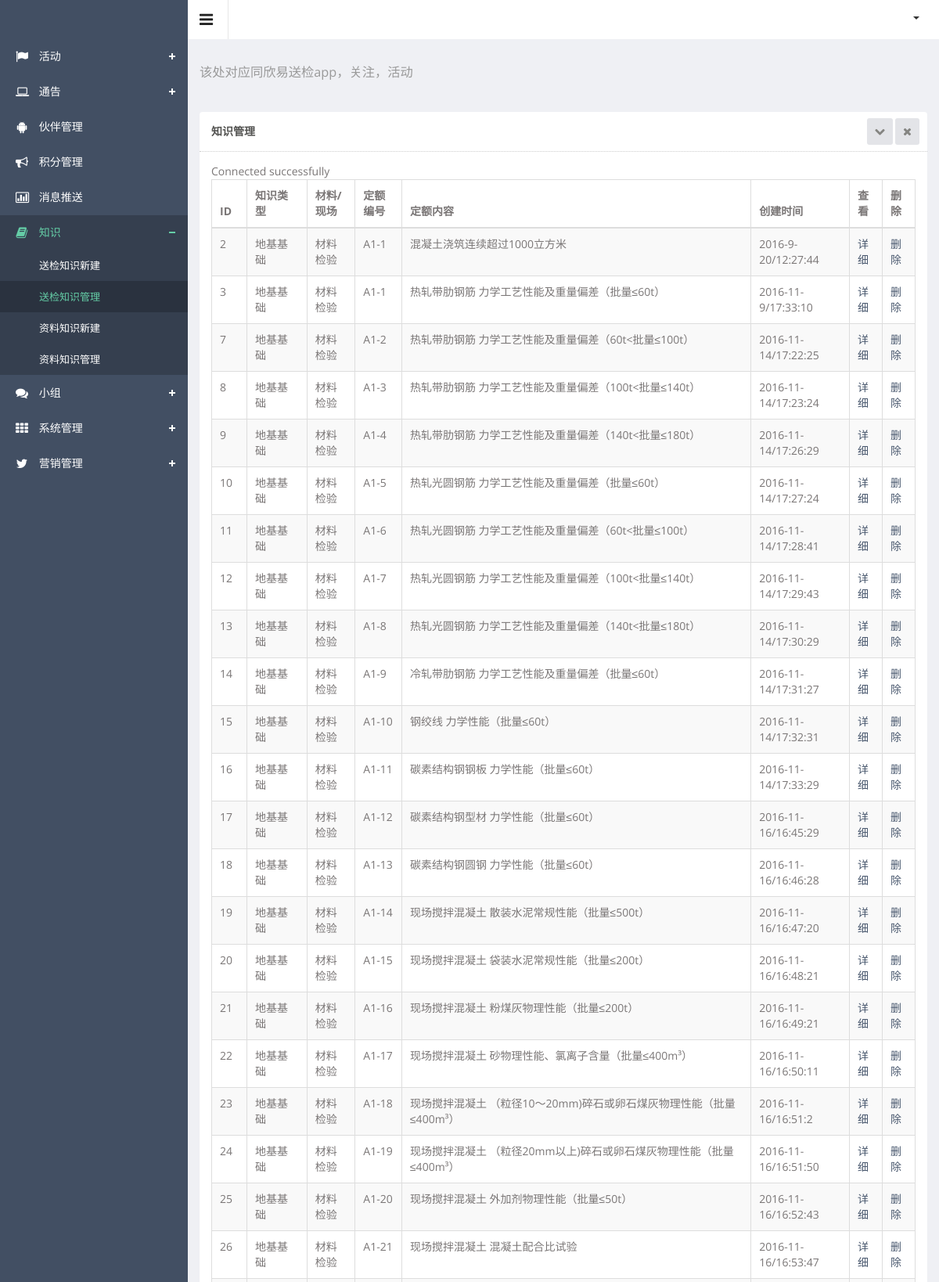
Screenshot of /admin/plus/zsgl.php (upper part) with the database file from the repository.
### admin/plus/zsgl.php (the view, shortened to what this page needs)
<!DOCTYPE html>
<html lang="en">
<head>
  <link href="../css/clndr.css" rel="stylesheet">
  <link href="../css/style.css" rel="stylesheet">
  <link href="../css/style-responsive.css" rel="stylesheet">
  <link rel="stylesheet" href="../js/data-tables/DT_bootstrap.css" />
  <link rel="stylesheet" type="text/css" href="../js/bootstrap-datetimepicker/css/datetimepicker-custom.css" />
</head>
<body class="sticky-header">
<section>
    <div class="left-side sticky-left-side">
        <div class="logo">
        </div>
        <div class="left-side-inner">
            <ul class="nav nav-pills nav-stacked custom-nav">
                <li class="menu-list"><a href="#"><i class="fa fa-flag"></i> <span>活动</span></a>
                </li>
                <li class="menu-list"><a href=""><i class="fa fa-laptop"></i> <span>通告</span></a>
                </li>
                <li><a href="hbgl.php"><i class="fa fa-android"></i> <span>伙伴管理</span></a></li>
                <li><a href="jfgl.php"><i class="fa fa-bullhorn"></i> <span>积分管理</span></a></li>
                <li><a href="xxts.php"><i class="fa fa-bar-chart-o"></i> <span>消息推送</span></a></li>
                <li class="menu-list nav-active"><a href=""><i class="fa fa-book"></i> <span>知识</span></a>
                    <ul class="sub-menu-list">
                        <li><a href="zsxj.php">送检知识新建</a></li>
                        <li class="active"><a href="zsgl.php">送检知识管理</a></li>
                        <li><a href="zlzsxj.php">资料知识新建</a></li>
                        <li><a href="zlzsgl.php">资料知识管理</a></li>
                    </ul>
                </li>
                <li class="menu-list"><a href=""><i class="fa fa-comments"></i> <span>小组</span></a>
                </li>
                <li class="menu-list"><a href=""><i class="fa fa-th"></i> <span>系统管理</span></a>
                </li>
                <li class="menu-list"><a href=""><i class="fa fa-twitter"></i> <span>营销管理</span></a>
                </li>
            </ul>
        </div>
    </div>
    <div class="main-content" >
        <div class="header-section">
            <a class="toggle-btn"><i class="fa fa-bars"></i></a>
            <div class="menu-right">
                <ul class="notification-menu">
                    <li>
                        <a href="#" class="btn btn-default dropdown-toggle" data-toggle="dropdown">
                            <span class="caret"></span>
                        </a>
                    </li>
                </ul>
            </div>
        </div>
        <div class="page-heading">
            <h3>
            	<small>该处对应同欣易送检app，关注，活动</small>
            </h3>
        </div>
        <div class="wrapper">
            <div class="row">
                <div class="col-md-12">
                    <section class="panel">
                        <header class="panel-heading">
                        	知识管理
                              <span class="tools pull-right">
                                <a class="fa fa-chevron-down" href="javascript:;"></a>
                                <a class="fa fa-times" href="javascript:;"></a>
                             </span>
                        </header>
                        <div class="panel-body">
                        	<div class="adv-table editable-table ">
                        		<table class="table table-striped table-hover table-bordered" id="editable-sample">
                        			<thead>
                        				<tr>
                        					<th>ID</th>
                        					<th>知识类型</th>
                        					<th>材料/现场</th>
                        					<th>定额编号</th>
                        					<th>定额内容</th>
                        					<th>创建时间</th>
                        					<th>查看</th>
                        					<th>删除</th>
                        				</tr>
                        			</thead>
                        			<tbody>
                        				<?php
                        					require("../../conn.php");
                        					$sql = "select * from pc_知识列表  ";
                        					$result = $conn->query($sql);
                        					while($row = $result->fetch_assoc()) {
                        				?>
                        				<tr class="">
                        					<td><?php echo $row["id"];?></td>
                        					<td><?php echo $row["知识类型"];?></td>
                        					<td><?php echo $row["材料_现场"];?></td>
                        					<td><?php echo $row["定制编号"];?></td>
                        					<td><?php echo $row["定制内容"];?></td>
                        					<td><?php echo $row["添加时间"];?></td>
                        					<td><a class="xxi" sjc="<?php echo $row["时间戳"];?>">详细</a></td>
                        					<td><a class="schu" sjc="<?php echo $row["时间戳"];?>">删除</a></td>
                        				</tr>
                        				<?php
																	}
																?>
                        			</tbody>
                        		</table>
                        	</div>
                        </div>
                    </section>
                </div>
            </div>
        </div>
    </div>
</section>
</body>
</html>

### rows the page displays
pc_知识列表: id "2", 知识类型 "地基基础", 材料_现场 "材料检验", 定制编号 "A1-1", 定制内容 "混凝土浇筑连续超过1000立方米", 添加时间 "2016-9-20/12:27:44"
pc_知识列表: id "3", 知识类型 "地基基础", 材料_现场 "材料检验", 定制编号 "A1-1", 定制内容 "热轧带肋钢筋 力学工艺性能及重量偏差（批量≤60t）", 添加时间 "2016-11-9/17:33:10"
pc_知识列表: id "7", 知识类型 "地基基础", 材料_现场 "材料检验", 定制编号 "A1-2", 定制内容 "热轧带肋钢筋 力学工艺性能及重量偏差（60t<批量≤100t）", 添加时间 "2016-11-14/17:22:25"
pc_知识列表: id "8", 知识类型 "地基基础", 材料_现场 "材料检验", 定制编号 "A1-3", 定制内容 "热轧带肋钢筋 力学工艺性能及重量偏差（100t<批量≤140t）", 添加时间 "2016-11-14/17:23:24"
pc_知识列表: id "9", 知识类型 "地基基础", 材料_现场 "材料检验", 定制编号 "A1-4", 定制内容 "热轧带肋钢筋 力学工艺性能及重量偏差（140t<批量≤180t）", 添加时间 "2016-11-14/17:26:29"
pc_知识列表: id "10", 知识类型 "地基基础", 材料_现场 "材料检验", 定制编号 "A1-5", 定制内容 "热轧光圆钢筋 力学工艺性能及重量偏差（批量≤60t）", 添加时间 "2016-11-14/17:27:24"
pc_知识列表: id "11", 知识类型 "地基基础", 材料_现场 "材料检验", 定制编号 "A1-6", 定制内容 "热轧光圆钢筋 力学工艺性能及重量偏差（60t<批量≤100t）", 添加时间 "2016-11-14/17:28:41"
pc_知识列表: id "12", 知识类型 "地基基础", 材料_现场 "材料检验", 定制编号 "A1-7", 定制内容 "热轧光圆钢筋 力学工艺性能及重量偏差（100t<批量≤140t）", 添加时间 "2016-11-14/17:29:43"
pc_知识列表: id "13", 知识类型 "地基基础", 材料_现场 "材料检验", 定制编号 "A1-8", 定制内容 "热轧光圆钢筋 力学工艺性能及重量偏差（140t<批量≤180t）", 添加时间 "2016-11-14/17:30:29"
pc_知识列表: id "14", 知识类型 "地基基础", 材料_现场 "材料检验", 定制编号 "A1-9", 定制内容 "冷轧带肋钢筋 力学工艺性能及重量偏差（批量≤60t）", 添加时间 "2016-11-14/17:31:27"
pc_知识列表: id "15", 知识类型 "地基基础", 材料_现场 "材料检验", 定制编号 "A1-10", 定制内容 "钢绞线 力学性能（批量≤60t）", 添加时间 "2016-11-14/17:32:31"
pc_知识列表: id "16", 知识类型 "地基基础", 材料_现场 "材料检验", 定制编号 "A1-11", 定制内容 "碳素结构钢钢板 力学性能（批量≤60t）", 添加时间 "2016-11-14/17:33:29"
pc_知识列表: id "17", 知识类型 "地基基础", 材料_现场 "材料检验", 定制编号 "A1-12", 定制内容 "碳素结构钢型材 力学性能（批量≤60t）", 添加时间 "2016-11-16/16:45:29"
pc_知识列表: id "18", 知识类型 "地基基础", 材料_现场 "材料检验", 定制编号 "A1-13", 定制内容 "碳素结构钢圆钢 力学性能（批量≤60t）", 添加时间 "2016-11-16/16:46:28"
pc_知识列表: id "19", 知识类型 "地基基础", 材料_现场 "材料检验", 定制编号 "A1-14", 定制内容 "现场搅拌混凝土 散装水泥常规性能（批量≤500t）", 添加时间 "2016-11-16/16:47:20"
pc_知识列表: id "20", 知识类型 "地基基础", 材料_现场 "材料检验", 定制编号 "A1-15", 定制内容 "现场搅拌混凝土 袋装水泥常规性能（批量≤200t）", 添加时间 "2016-11-16/16:48:21"
pc_知识列表: id "21", 知识类型 "地基基础", 材料_现场 "材料检验", 定制编号 "A1-16", 定制内容 "现场搅拌混凝土 粉煤灰物理性能（批量≤200t）", 添加时间 "2016-11-16/16:49:21"
pc_知识列表: id "22", 知识类型 "地基基础", 材料_现场 "材料检验", 定制编号 "A1-17", 定制内容 "现场搅拌混凝土 砂物理性能、氯离子含量（批量≤400m³）", 添加时间 "2016-11-16/16:50:11"
pc_知识列表: id "23", 知识类型 "地基基础", 材料_现场 "材料检验", 定制编号 "A1-18", 定制内容 "现场搅拌混凝土 （粒径10～20mm)碎石或卵石煤灰物理性能（批量≤400m³）", 添加时间 "2016-11-16/16:51:2"
pc_知识列表: id "24", 知识类型 "地基基础", 材料_现场 "材料检验", 定制编号 "A1-19", 定制内容 "现场搅拌混凝土 （粒径20mm以上)碎石或卵石煤灰物理性能（批量≤400m³）", 添加时间 "2016-11-16/16:51:50"
pc_知识列表: id "25", 知识类型 "地基基础", 材料_现场 "材料检验", 定制编号 "A1-20", 定制内容 "现场搅拌混凝土 外加剂物理性能（批量≤50t）", 添加时间 "2016-11-16/16:52:43"
pc_知识列表: id "26", 知识类型 "地基基础", 材料_现场 "材料检验", 定制编号 "A1-21", 定制内容 "现场搅拌混凝土 混凝土配合比试验", 添加时间 "2016-11-16/16:53:47"
